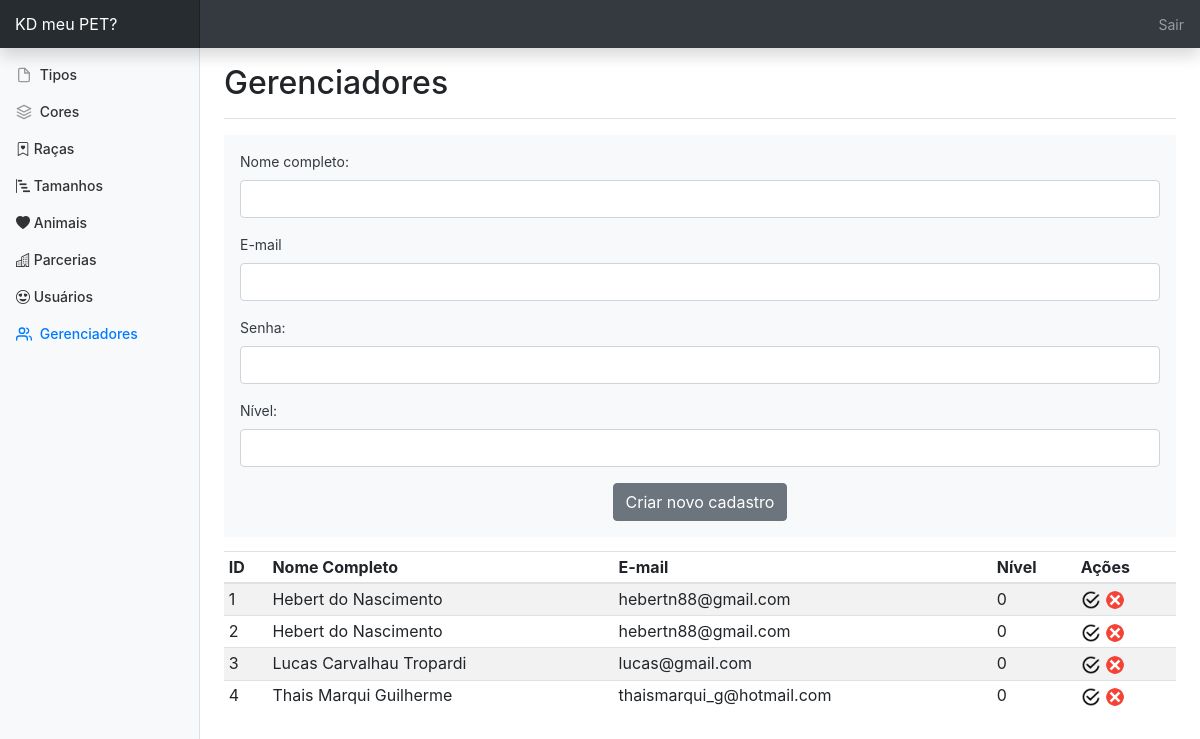
The page /old/gerenciamento.php (signed in) on the database its author committed.
### tables this page shows
CREATE TABLE `cadastro_gerenciador` (
  `g_id` int(11) NOT NULL,
  `g_email` varchar(250) DEFAULT NULL,
  `g_senha` varchar(250) DEFAULT NULL,
  `g_nivel` int(11) DEFAULT NULL,
  `g_nome` varchar(250) DEFAULT NULL
);

### old/gerenciamento.php (the view, shortened to what this page needs)
<?php
  include_once"conexao.php";
?>
<html lang="pt">
  <head>
    <link href="css/bootstrap-4.1.3/dist/css/bootstrap.min.css" rel="stylesheet">
    <link rel="stylesheet" href="https://cdn.jsdelivr.net/npm/bootstrap-icons@1.3.0/font/bootstrap-icons.css">
    <link href="css/dashboard.css" rel="stylesheet">
  </head>
  <body>
    <nav class="navbar navbar-dark fixed-top bg-dark flex-md-nowrap p-0 shadow">
      <a class="navbar-brand col-sm-3 col-md-2 mr-0" href="#">KD meu PET?</a>
      <ul class="navbar-nav px-3">
        <li class="nav-item text-nowrap">
          <a class="nav-link" href="sairgerenciador.php">Sair</a>
        </li>
      </ul>
    </nav>
    <div class="container-fluid">
      <div class="row">
        <nav class="col-md-2 d-none d-md-block bg-light sidebar">
          <div class="sidebar-sticky">
            <ul class="nav flex-column">
              <li class="nav-item">
                <a class="nav-link" href="tipos.php">
                  <span data-feather="file"></span>
                  Tipos
                </a>
              </li>
              <li class="nav-item">
                <a class="nav-link" href="cores.php">
                  <span data-feather="layers"></span>
                  Cores
                </a>
              </li>
              <li class="nav-item">
                <a class="nav-link" href="racas.php">
                  <i class="bi bi-bookmark-heart"></i>
                  Raças
                </a>
              </li>
              <li class="nav-item">
                <a class="nav-link" href="tamanho.php">
                  <i class="bi bi-bar-chart-steps"></i>
                  Tamanhos
                </a>
              </li>
              <li class="nav-item">
                <a class="nav-link" href="#">
                  <i class="bi bi-heart-fill"></i>
                  Animais
                </a>
              </li>
              <li class="nav-item">
                <a class="nav-link" href="#">
                  <i class="bi bi-building"></i>
                  Parcerias
                </a>
              </li>
              <li class="nav-item">
                <a class="nav-link" href="#">
                  <i class="bi bi-emoji-heart-eyes"></i>
                  Usuários
                </a>
              </li>
              <li class="nav-item">
                <a class="nav-link active" href="gerenciamento.php">
                  <span data-feather="users"></span>
                  Gerenciadores
                </a>
              </li>
            </ul>
          </div>
        </nav>
        <main role="main" class="col-md-9 ml-sm-auto col-lg-10 px-4">
          <div class="d-flex justify-content-between flex-wrap flex-md-nowrap align-items-center pt-3 pb-2 mb-3 border-bottom">
            <h1 class="h2">Gerenciadores</h1>
          </div>
          <div class="table-responsive">
            <form action="gerarusuario.php" method="post" enctype="multipart/form-data">
            <div class="p-3 mb-2 bg-light text-dark container">
                <div class="mb-3">
                    <label for="nome" class="form-label">Nome completo:</label>
                    <input type="text" class="form-control" required name="nome">
                </div>
                <div class="mb-3">
                    <label for="email" class="form-label">E-mail</label>
                    <input type="email" class="form-control" required name="email">
                </div>
                <div class="mb-3">
                    <label for="senha" class="form-label">Senha:</label>
                    <input type="password" class="form-control" required name="senha">
                </div>
                <div class="mb-3">
                    <label for="nome" class="form-label">Nível:</label>
                    <input type="text" class="form-control" required name="nivel">
                </div>
                <div align="center">
                    <button type="submit" class="btn btn-secondary">Criar novo cadastro</button>
                </div>
            </div>
            </form>
            <div class="table-responsive">
            <table class="table table-striped table-sm">
              <thead>
                <tr>
                  <th>ID</th>
                  <th>Nome Completo</th>
                  <th>E-mail</th>
                  <th>Nível</th>
                  <th>Ações</th>
                </tr>
              </thead>
              <tbody>
               <?php
                $consulta = "SELECT * FROM cadastro_gerenciador ORDER BY g_id ASC";
                $sql = $mysqli->query($consulta) or die($mysqli->error);
                while($dado = $sql->fetch_array())
                {
                ?>
                <tr>
                  <td><?php echo $dado['g_id']; ?></td>
                  <td><?php echo $dado['g_nome']; ?></td>
                  <td><?php echo $dado['g_email']; ?></td>
                  <td><?php echo $dado['g_nivel']; ?></td>
                  <td>
                    <a style="text-decoration:none" href="javascript: if(confirm('Deseja editar?'))
                    location.href='re_editar.php?p=editar&g_id=<?php echo $dado['g_id']; ?>';">
                    <img src="img/check.png" height="20" width="20">
                    </a>
                    <a style="text-decoration:none" href="javascript: if(confirm('Tem certeza que deseja excluir?'))
                    location.href='re_deletar.php?p=deletar&g_id=<?php echo $dado['g_id']; ?>';">
                    <img src="img/remover.png" height="20" width="20">
                    </a>
                  </td>
                </tr>
                <?php } ?>
              </tbody>
            </table>
          </div>
          </div>
        </main>
      </div>
    </div>
  </body>
</html>

### old/css/dashboard.css (style rules this page uses)
body { font-size: .875rem; }
.feather { width: 16px; height: 16px; vertical-align: text-bottom; }
.sidebar { position: fixed; top: 0; bottom: 0; left: 0; z-index: 100; padding: 48px 0 0; box-shadow: inset -1px 0 0 rgba(0, 0, 0, .1); }
.sidebar-sticky { position: relative; top: 0; height: calc(100vh - 48px); padding-top: .5rem; overflow-x: hidden; overflow-y: auto; }
.sidebar .nav-link { font-weight: 500; color: #333; }
.sidebar .nav-link .feather { margin-right: 4px; color: #999; }
.sidebar .nav-link.active { color: #007bff; }
.sidebar .nav-link:hover .feather, .sidebar .nav-link.active .feather { color: inherit; }
[role="main"] { padding-top: 48px; }
.navbar-brand { padding-top: .75rem; padding-bottom: .75rem; font-size: 1rem; background-color: rgba(0, 0, 0, .25); box-shadow: inset -1px 0 0 rgba(0, 0, 0, .25); }

### rows shown on the page
cadastro_gerenciador: g_id "1", g_nome "Hebert do Nascimento", g_email "hebertn88@gmail.com", g_nivel "0"
cadastro_gerenciador: g_id "2", g_nome "Hebert do Nascimento", g_email "hebertn88@gmail.com", g_nivel "0"
cadastro_gerenciador: g_id "3", g_nome "Lucas Carvalhau Tropardi", g_email "lucas@gmail.com", g_nivel "0"
cadastro_gerenciador: g_id "4", g_nome "Thais Marqui Guilherme", g_email "thaismarqui_g@hotmail.com", g_nivel "0"
